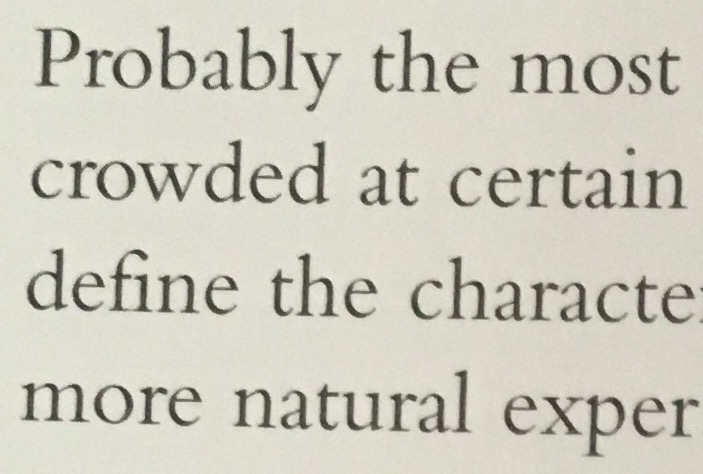
#> input picture solutions/Image Deblurring/Test_img.jpg, 703 x 474 px
$ jupyter execute Soln-Image-Deblurring.ipynb
#> lines starting #> are read from the running program, lines starting #| are printed output that depends on the picture
# Solution to the exercise "Image deblurring", MIB Ch 5
"Use your camera to take an image with high resolution information, for example text.  Blur it with an Airy disk to simulate imaging though a microscope.  Corrupt that with additive noise to simulate limited photon counts.  Deconvolve.  First use a naive method, i.e. divide by the transfer function.  Then use regularized deconvolution as in Section 4.7.2.  Compare the results, for example by checking whether text is legible. You can also use a canned deblurring routine from your favorite programming language."

## Start with a simple image
Image = delta function.

Blur kernel = Gaussian.

Wiener deconvolution assumes flat power spectrum for both signal and noise, with a specified signal-to-noise power ratio.

Wiener kernel:

[cell 1]
import numpy as np
import matplotlib
from matplotlib import pyplot as plt
from scipy.fftpack import fft2, ifft2

no = 1e-6 # noise level relative to max of blurred image
sn = 1 # signal-to-noise ratio assumed for Wiener deconvolution

x, y = np.meshgrid(np.arange(11),np.arange(11)) # 11x11 grid
img = (x-5)**2 + (y-5)**2 == 0 # delta function
ker_shift = np.exp(-((x-5)**2 + (y-5)**2)/5) # Gaussian kernel with origin in center of array
ker = np.roll(np.roll(ker_shift, -5, axis=0), -5, axis=1) # put origin of kernel at (0,0)
blu = ifft2(fft2(img) * fft2(ker)).real # blurred image; don't worry about edge effects, use circular convolution
noi = blu+no*np.max(blu) * np.random.randn(*blu.shape) # add noise

# Naive deconvolution
den = ifft2(fft2(noi) / fft2(ker)).real # deblurred image, just divide the fourier transforms

# Wiener deconvolution: assume both stimulus and noise spectra are white, with power ratio = sn
wie = (fft2(ker).conjugate() * sn) / (np.abs(fft2(ker))**2 * sn + 1) # wiener kernel fourier transform
dew = ifft2(wie * fft2(noi)).real # wiener filtered image

# plot everything
fig, ax = plt.subplots(1,6,figsize=(12, 4))
arr=[img,ker_shift,blu,noi,den,dew]
tit=['Image','Kernel','Blurred',f'Noise = {no}','Deblurred',f'Wiener = {sn:.0e}']
for i in range(len(ax)):
    ax[i].imshow(arr[i], cmap='gray'),ax[i].set_title(tit[i]),ax[i].axis('off')
plt.show()
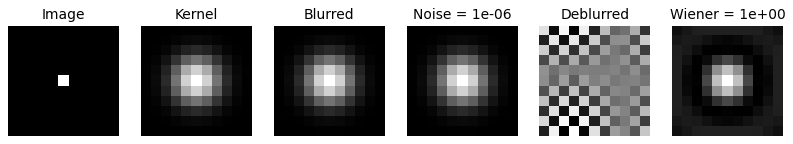
#> figure drawn by matplotlib, 6 panels

## Use real image and Airy disk

[cell 2]
from skimage import color
from scipy.special import jv

ar = 5 # radius of Airy disk
no = 0.1
sn = 0.1 # signal-to-noise ratio assumed for Wiener deconvolution

# Load the image
img = plt.imread('Test_img.jpg')
#> img is the input picture: shape (474, 703, 3); mean R, G, B 206.7, 204.6, 191.9

# Convert the image to grayscale
img = color.rgb2gray(img)
#> img: shape (474, 703) float64

# Compute the x- and y-coordinates for the image
x, y = np.meshgrid(np.arange(img.shape[1]), np.arange(img.shape[0]))

# Origin in the middle of the image
yo, xo = np.array(img.shape) // 2
#> yo = 237; xo = 351

# Make the Airy disk kernel
r=np.sqrt((x-xo)**2+(y-yo)**2) # radius from origin
r[r==0]=1e-6 # avoids divide by zero
ker_shift = (jv(1, r/ar) / r) ** 2
ker = np.roll(np.roll(ker_shift, -yo, axis=0), -xo, axis=1) # put origin of kernel at (0,0)
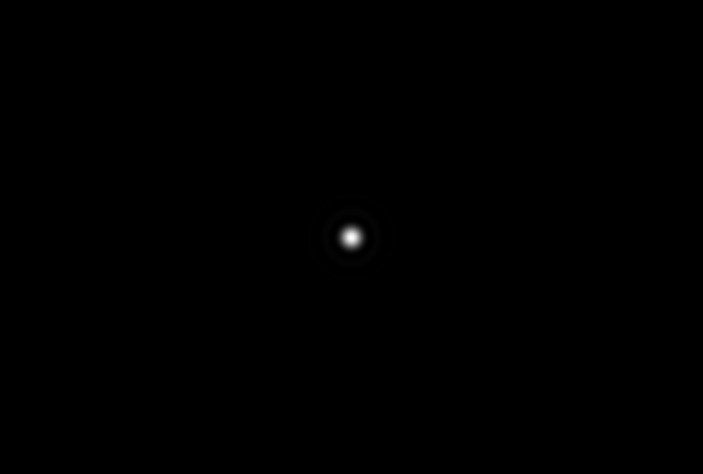
#> ker_shift: shape (474, 703) float64; min 1.35e-16, max 0.01, mean 9.33e-06; drawn with min black and max white

# Make blurred image
blu = ifft2(fft2(img)*fft2(ker)).real # blurred image; don't worry about edge effects, use circular convolution
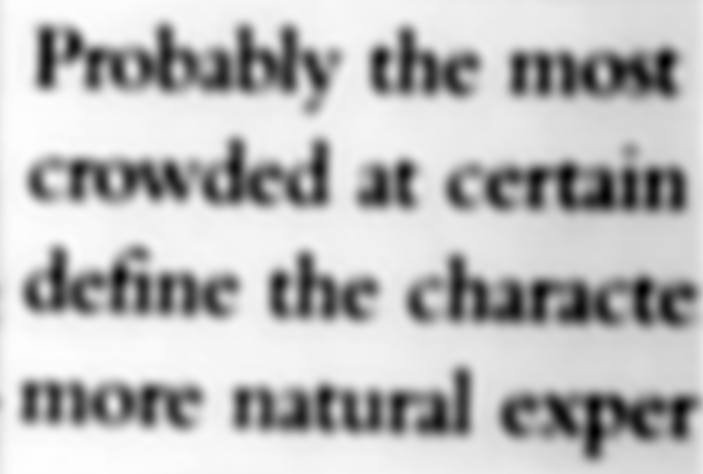
#> blu: shape (474, 703) float64; min 1.84, max 2.71, mean 2.49; drawn with min black and max white

# Add noise
noi = blu + no * np.max(blu) * np.random.randn(*blu.shape) # add noise
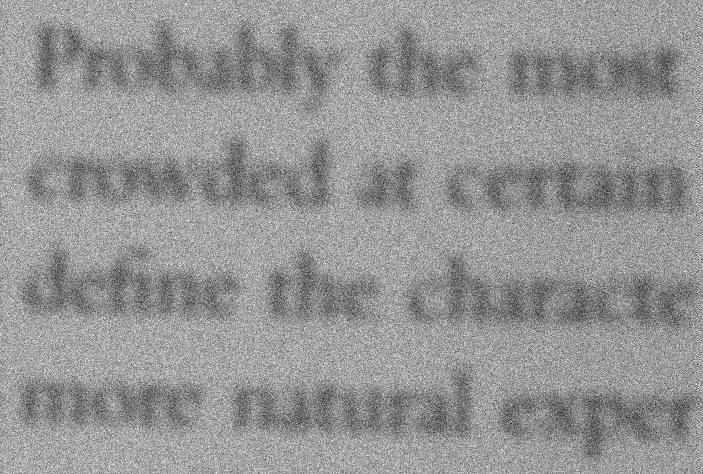
#> noi: shape (474, 703) float64; min 0.687, max 3.76, mean 2.49; drawn with min black and max white

# Naive deconvolution
den = ifft2(fft2(noi) / fft2(ker)).real # deblurred image, just divide the fourier transforms
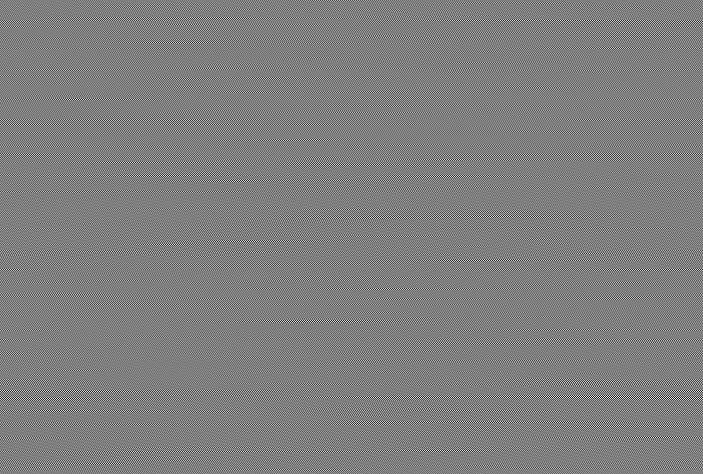
#> den: shape (474, 703) float64; min -2.02e+12, max 2.03e+12, mean 0.8; drawn with min black and max white

# Wiener deconvolution: assume both stimulus and noise spectra are white, with power ratio = sn
wie = (fft2(ker).conjugate() * sn)/(np.abs(fft2(ker))**2 * sn + 1) # wiener kernel fourier transform
dew = ifft2(wie * fft2(noi)).real # wiener filtered image
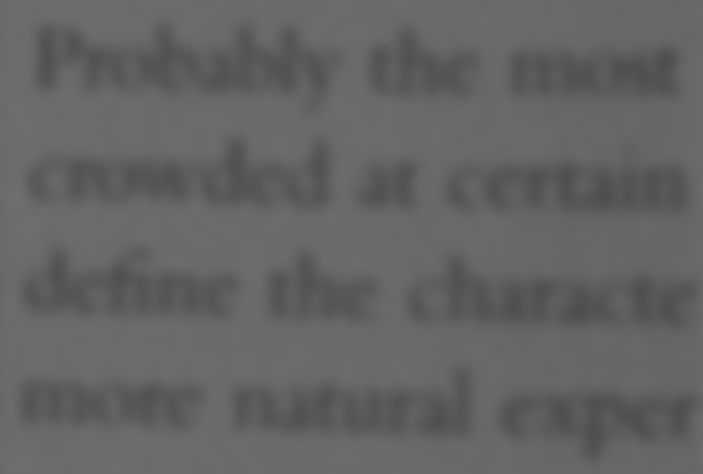
#> dew: shape (474, 703) float64; min 0.306, max 0.435, mean 0.394

# plot everything
arr=[img,ker_shift,blu,noi,den,dew]
tit=['Image','Kernel','Blurred',f'Noise = {no}','Deblurred',f'Wiener = {sn:.0e}']
fig, ax = plt.subplots(1,3,figsize=(6, 4))
for i in range(3):
    ax[i].imshow(arr[i], cmap='gray'),ax[i].set_title(tit[i]),ax[i].axis('off')
plt.show()
fig, ax = plt.subplots(1,3,figsize=(6, 4))
for i in range(3):
    ax[i].imshow(arr[i+3], cmap='gray'),ax[i].set_title(tit[i+3]),ax[i].axis('off')
plt.show()
